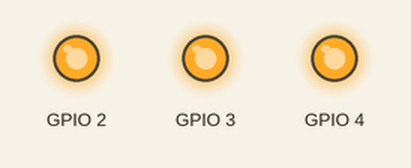
Bench run of a program on a simulated Raspberry Pi (BCM pin numbers). Parts: output pins drawn as LEDs (lit = HIGH).

Above: at 0.5 s.
At 2.5 s:
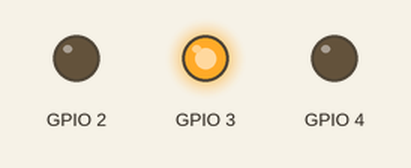
At 3.5 s:
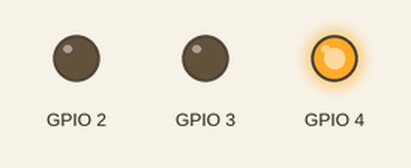
At 4.5 s:
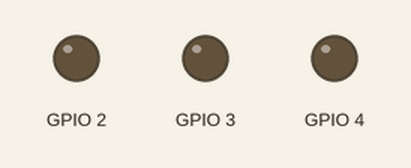
At 6.5 s:
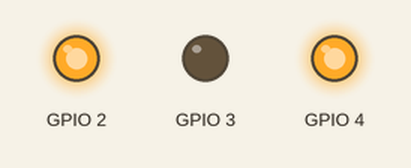
At 9.5 s:
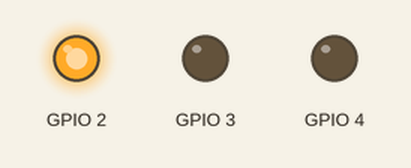
Timing chart, 0 to 10.4 s (numbered marks = the images above):
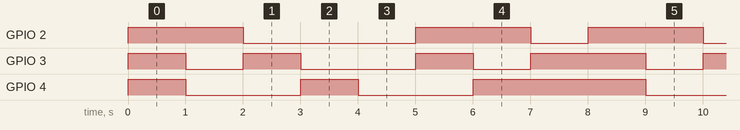

The program:

tricolor_led.py
```python
import RPi.GPIO as GPIO
import time
GPIO.setwarnings(False)
GPIO.setmode(GPIO.BCM)
GPIO.setup(2,GPIO.OUT)
GPIO.setup(3,GPIO.OUT)
GPIO.setup(4,GPIO.OUT)
while True:
    GPIO.output(2,GPIO.HIGH)
    GPIO.output(3,GPIO.HIGH)
    GPIO.output(4,GPIO.HIGH)
    time.sleep(1)
    GPIO.output(2,GPIO.HIGH)
    GPIO.output(3,GPIO.LOW)
    GPIO.output(4,GPIO.LOW)
    time.sleep(1)
    GPIO.output(2,GPIO.LOW)
    GPIO.output(3,GPIO.HIGH)
    GPIO.output(4,GPIO.LOW)
    time.sleep(1)
    GPIO.output(2,GPIO.LOW)
    GPIO.output(3,GPIO.LOW)
    GPIO.output(4,GPIO.HIGH)
    time.sleep(1)
    GPIO.output(2,GPIO.LOW)
    GPIO.output(3,GPIO.LOW)
    GPIO.output(4,GPIO.LOW)
    time.sleep(1)
    GPIO.output(2,GPIO.HIGH)
    GPIO.output(3,GPIO.HIGH)
    GPIO.output(4,GPIO.LOW)
    time.sleep(1)
    GPIO.output(2,GPIO.HIGH)
    GPIO.output(3,GPIO.LOW)
    GPIO.output(4,GPIO.HIGH)
    time.sleep(1)
    GPIO.output(2,GPIO.LOW)
    GPIO.output(3,GPIO.HIGH)
    GPIO.output(4,GPIO.HIGH)
    time.sleep(1)
```

Measured:
- by itself, GPIO 2: repeats every 8.0 s: LOW 3.0 s, HIGH 2.0 s, LOW 1.0 s, HIGH 2.0 s
- by itself, GPIO 3: repeats every 8.0 s: LOW 1.0 s, HIGH 1.0 s, LOW 2.0 s, HIGH 1.0 s, LOW 1.0 s, HIGH 2.0 s
- by itself, GPIO 4: repeats every 8.0 s: LOW 2.0 s, HIGH 1.0 s, LOW 2.0 s, HIGH 3.0 s
